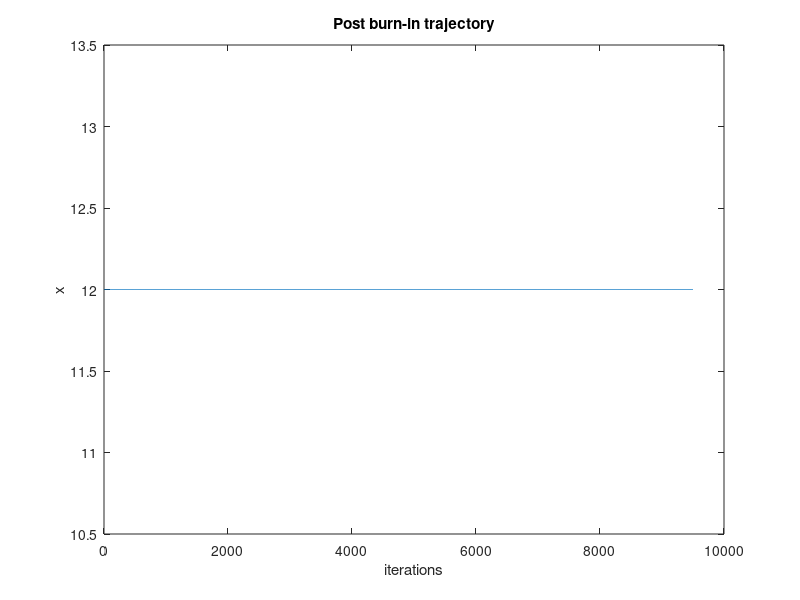
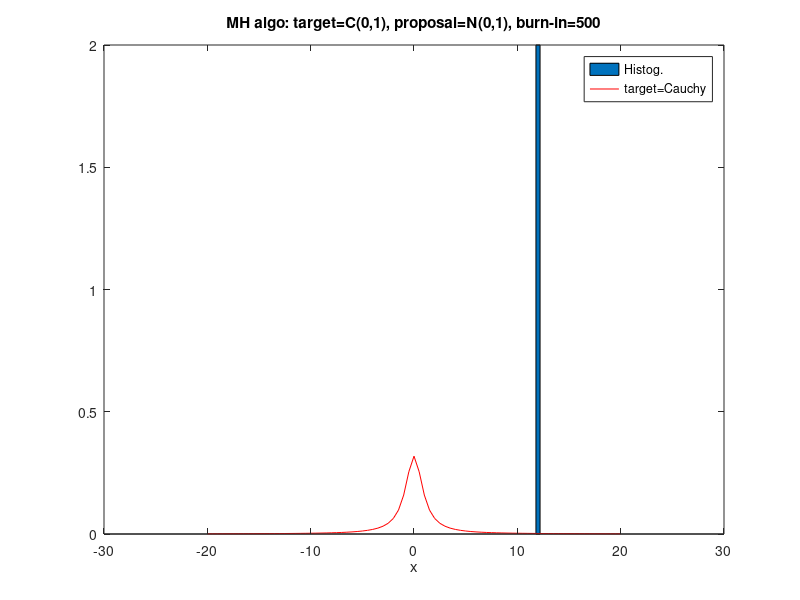

MATLAB code to generate these figures, in order:
close all; clear all;

% Inline functions
strg='1./(1+x.^2)';
cauchy=inline(strg,'x');

strg='1/sig*exp(-0.5*((x-mu)/sig).^2)';
norm=inline(strg,'x','mu','sig');

    
n=10000; %number of iterations
burn=500; %burn-in
sig=1;                  
x=zeros(1,n); %allocate memory for x      

%generate starting point from a standard normal distribution (To change)    
x(1)=12;
%x(1)=0.5;

for i=2:n  
    y=randn(1);% candidate
    u=rand(1);
    alpha=min([1, cauchy(y)*norm(x(i-1),0,sig)/(cauchy(x(i-1))*norm(y,0,sig))]); 
    if u<alpha; x(i)=y; 
    else x(i)=x(i-1); 
    end
end

figure;
plot(x(burn+1:n)) 
xlabel('iterations');ylabel('x');title('Post burn-in trajectory')

figure;
[N, xx]=hist(x(burn+1:n),[-20:0.5:20]); 
bar(xx, N/((n-burn)*0.5)); hold on
plot(xx, 1./(pi.*(1+xx.^2)),'-r');
xlabel('x');title('MH algo: target=C(0,1), proposal=N(0,1), burn-in=500');
legend('Histog.','target=Cauchy');hold off
